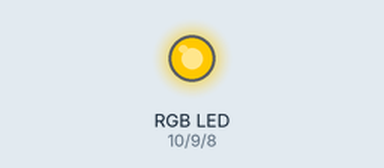
Recording of a sketch running on a simulated Arduino Uno, built with avr-gcc and run on an emulated ATmega328P. Parts: an RGB LED mixed from three pins (HIGH = lit).

Above: at 0.1 s.
Timing chart, 0 to 1.6 s (numbered marks = the images above):
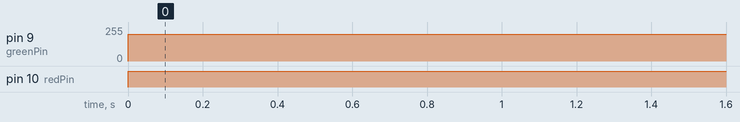

The sketch:

RGB_LED.ino
```cpp
int bluePin = 8;
int greenPin = 9;
int redPin = 10;
String myColor;
void setup() {
  Serial.begin(9600);
  pinMode(bluePin,OUTPUT);
  pinMode(greenPin,OUTPUT);
  pinMode(redPin,OUTPUT);
}

void loop() {
 //setLED(true,true,true); // white
 setLED(255,200,0);


}

void setLED(bool rp,bool gp,bool bp) {
 if( bp ) digitalWrite(bluePin,HIGH);
 else digitalWrite(bluePin,LOW);
 if(gp) digitalWrite(greenPin,HIGH);
 else digitalWrite(greenPin,LOW);
 if (rp) digitalWrite(redPin,HIGH);
 else digitalWrite(redPin,LOW);
}

void setLED(int rp,int gp,int bp) {
 analogWrite(bluePin,bp);
 analogWrite(greenPin,gp);
 analogWrite(redPin,rp);
}
```

Measured:
- by itself, pin 9 (greenPin): 0/255 → 200/255 at 0.00 s
- by itself, pin 10 (redPin): LOW → HIGH at 0.00 s
